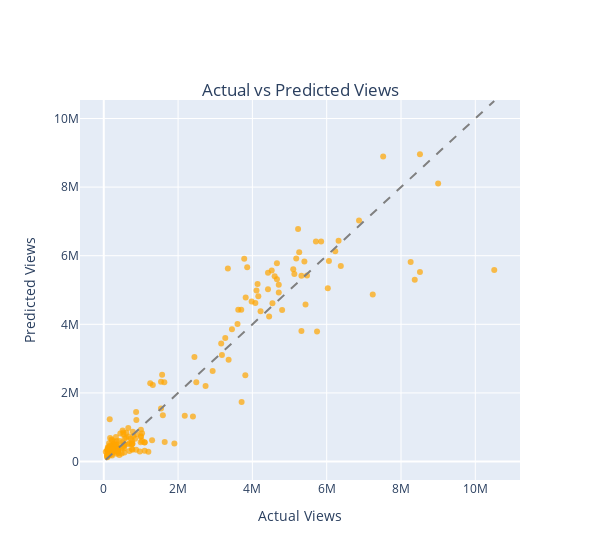

Here is the notebook cell this chart was saved with:
### Markdown cell above
### 實際值vs預測值

### Code cell
import plotly.express as px

fig = px.scatter(x=y_test, y=predicted , labels={'x': 'Actual Views', 'y': 'Predicted Views'},
                 title='Actual vs Predicted Views', width=600, color_discrete_sequence=['#ffa500'], opacity=0.7)
fig.add_shape(type='line', 
              x0=y_test.min(), y0=y_test.min(), 
              x1=y_test.max(), y1=y_test.max(),
              line=dict(color='gray', dash='dash'))
fig.update_layout(
    title={
        'y':0.85,  # 標題在垂直方向的位置
        'x':0.5,  # 標題在水平方向的位置
        'xanchor': 'center',  # 確保標題的中心在 x 的位置
        'yanchor': 'top'      # 確保標題的底部在 y 的位置
    })

fig.show()

### Figure 1 — Plotly figure (JSON) as saved in the notebook; plotly's stock layout.template omitted (floating-point values rounded to 4 significant figures; data arrays with more than 128 entries replaced by an {"elided": "..."} marker saying what was removed)
{"data": [{"hovertemplate": "Actual Views=%{x}<br>Predicted Views=%{y}<extra></extra>", "legendgroup": "", "marker": {"color": "#ffa500", "opacity": 0.7, "symbol": "circle"}, "mode": "markers", "name": "", "orientation": "v", "showlegend": false, "type": "scatter", "x": {"elided": "181 int values"}, "xaxis": "x", "y": {"elided": "181 float values"}, "yaxis": "y"}], "layout": {"legend": {"tracegroupgap": 0}, "shapes": [{"line": {"color": "gray", "dash": "dash"}, "type": "line", "x0": 53000, "x1": 10510000, "y0": 53000, "y1": 10510000}], "title": {"text": "Actual vs Predicted Views", "x": 0.5, "xanchor": "center", "y": 0.85, "yanchor": "top"}, "width": 600, "xaxis": {"anchor": "y", "domain": [0, 1], "title": {"text": "Actual Views"}}, "yaxis": {"anchor": "x", "domain": [0, 1], "title": {"text": "Predicted Views"}}}}
